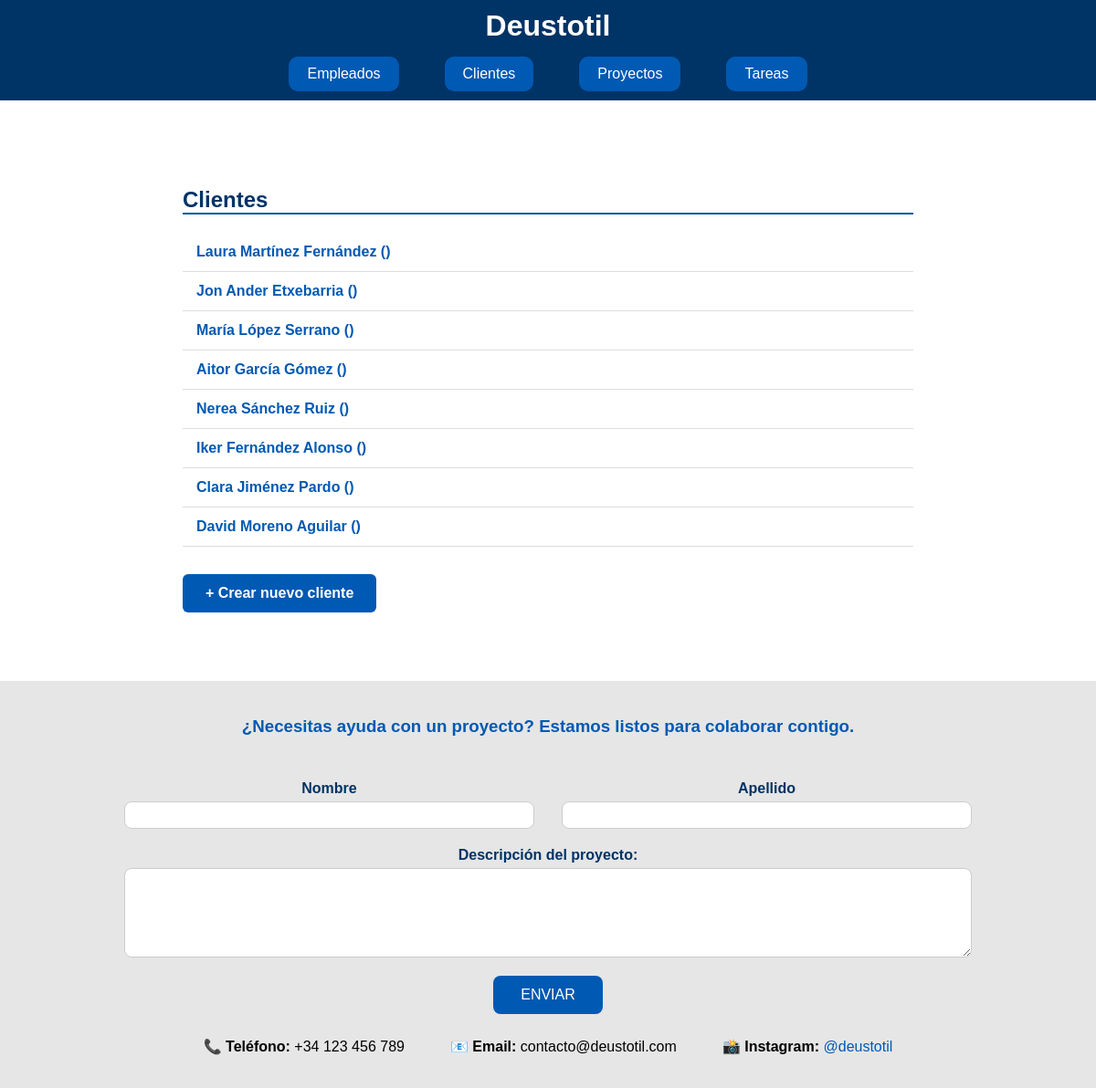
The app's page /deustotil/lista_cliente (signed in) with its own data.
### appEmpresaDjango/models.py (models this page shows, shortened)
class Cliente(models.Model):
    nombre = models.CharField(max_length=100)
    email = models.EmailField()
    telefono = models.CharField(max_length=20)
    direccion = models.TextField()

### appEmpresaDjango/views.py (the view)
# urls.py: path('lista_cliente', views.ListClienteView.as_view(), name='lista_cliente'),
class ListClienteView(LoginRequiredMixin, ListView):
    model = Cliente
    queryset = Cliente.objects.all()
    login_url = '/login/'

### appEmpresaDjango/templates/appEmpresaDjango/cliente_list.html
{% extends "base.html" %}
{% block content %}
<section id="contenido" class="seccion-contenido">
    <h2 class="titulo-seccion">Clientes</h2>
    <ul style="list-style: none; padding: 0; margin-bottom: 30px;">
        {% for lista_cliente in object_list %}
        <li class="item-lista">
            <a href="{% url 'detalles_cliente' lista_cliente.id %}" class="link-lista">
                {{ lista_cliente.nombre }} {{ lista_cliente.apellidos }} ({{ lista_cliente.dni }})
            </a>
        </li>
        {% empty %}
        <li class="mensaje-vacio">No hay clientes registrados.</li>
        {% endfor %}
    </ul>
    <a href="{% url 'crear_cliente' %}" class="boton-nuevo">
        + Crear nuevo cliente
    </a>
</section>
{% endblock %}

### appEmpresaDjango/static/css/estilo.css (style rules this page uses)
.seccion-contenido { max-width: 800px; margin: 30px auto; background: #fff; padding: 25px; border-radius: 8px; }
.titulo-seccion { color: #003366; margin-bottom: 20px; border-bottom: 2px solid #0059b3; }
.item-lista { padding: 12px 15px; border-bottom: 1px solid #ddd; }
.link-lista { color: #0059b3; text-decoration: none; font-weight: 600; display: block; }
.boton-nuevo { display: inline-block; background-color: #0059b3; color: white; padding: 12px 25px; border-radius: 6px; text-decoration: none; font-weight: 600; }

### records on screen
Cliente: nombre "Laura Martínez Fernández"
Cliente: nombre "Jon Ander Etxebarria"
Cliente: nombre "María López Serrano"
Cliente: nombre "Aitor García Gómez"
Cliente: nombre "Nerea Sánchez Ruiz"
Cliente: nombre "Iker Fernández Alonso"
Cliente: nombre "Clara Jiménez Pardo"
Cliente: nombre "David Moreno Aguilar"
